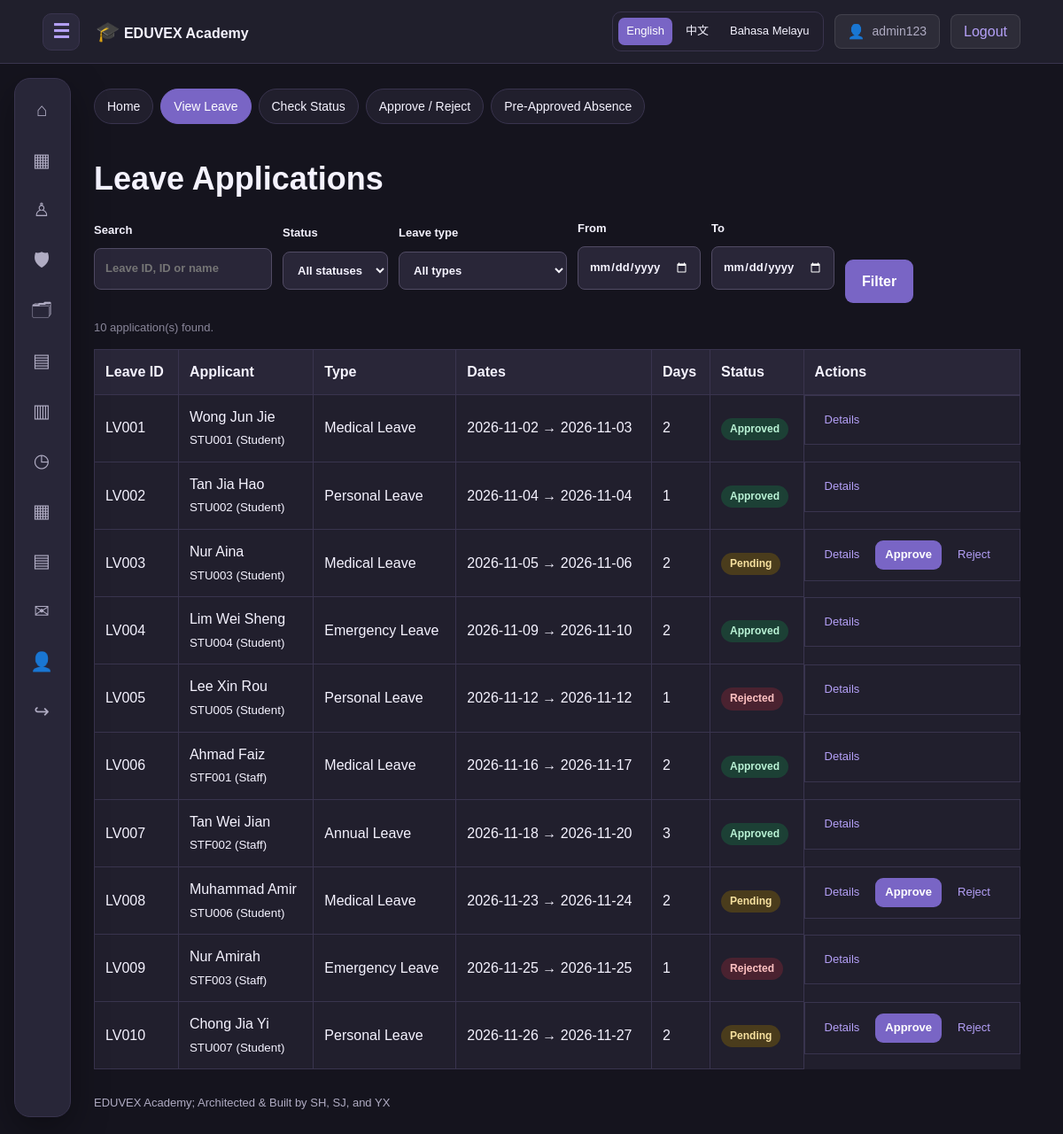
Page /leave/view_leave.php (signed in) on the earlier database version.
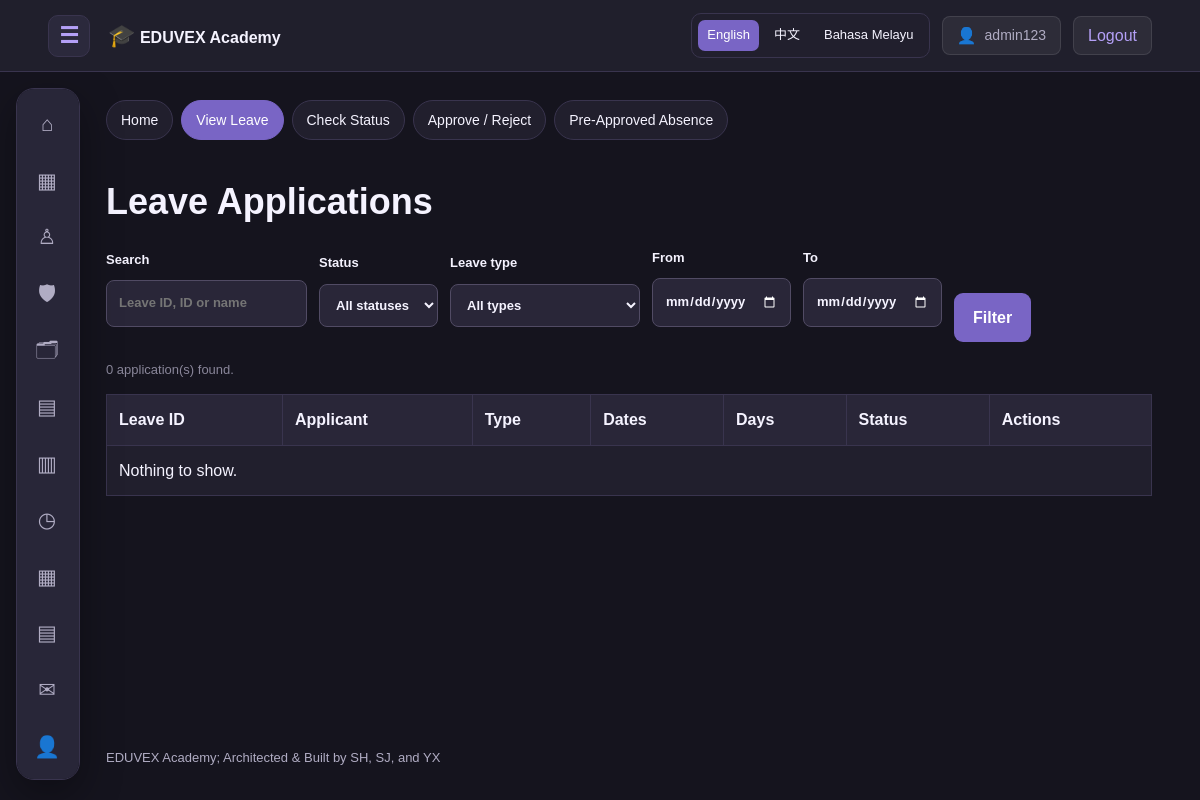
Same page on the later database version.
### tables this page shows
CREATE TABLE IF NOT EXISTS leave_applications (
    leave_id VARCHAR(12) PRIMARY KEY,
    applicant_id VARCHAR(12) NOT NULL,
    applicant_type ENUM('Student','Staff') NOT NULL,
    leave_type VARCHAR(80),
    start_date DATE NOT NULL,
    end_date DATE NOT NULL,
    reason TEXT,

    status ENUM(
        'Pending',
        'Approved',
        'Rejected'
    ) NOT NULL DEFAULT 'Pending',

    approved_by_id VARCHAR(12),
    attachment_path VARCHAR(255),
    created_at TIMESTAMP DEFAULT CURRENT_TIMESTAMP,

    INDEX idx_leave_applicant (
        applicant_id,
        applicant_type
    )
);

### includes/functions.php (called while the page is built, shortened)
<?php
function h(mixed $value): string {
    return htmlspecialchars(
        (string)($value ?? ''),
        ENT_QUOTES | ENT_SUBSTITUTE,
        'UTF-8'
    );
}
function url(string $path = ''): string {
    return BASE_URL . '/' . ltrim($path, '/');
}
function me(): array {
    return [
        'id' => $_SESSION['user_id'] ?? null,
        'username' => $_SESSION['username'] ?? '',
        'role' => $_SESSION['role'] ?? ''
    ];
}

### includes/lang.php (called while the page is built, shortened)
<?php
require_once __DIR__ . '/functions.php';
function lang_current(): string
{
    $code = (string) ($_SESSION['lang'] ?? 'en');
    return isset(LANG_NAMES[$code]) ? $code : 'en';
}
function lang_strings(): array
{
    static $strings = null;
    if ($strings === null) {
        $file = __DIR__ . '/../language/en.php';
        $data = is_file($file) ? require $file : [];
        $strings = is_array($data) ? $data : [];
    }
    return $strings;
}
function t(string $key, array $vars = []): string
{
    $text = lang_strings()[$key] ?? $key;
    foreach ($vars as $name => $value) {
        $text = str_replace('{' . $name . '}', (string) $value, $text);
    }
    return $text;
}

### includes/attendance_module.php (called while the page is built, shortened)
<?php
function am_role(): string
{
    return (string) (me()['role'] ?? '');
}
function am_is_admin(): bool
{
    return am_role() === 'admin';
}
function am_is_staff(): bool
{
    return am_role() === 'staff';
}
function am_is_student(): bool
{
    return am_role() === 'student';
}
function am_parse_date(?string $text): ?string
{
    $text = trim((string) $text);
    $d = DateTime::createFromFormat('!Y-m-d', $text);
    if (!$d || $d->format('Y-m-d') !== $text) {
        return null;
    }
    return $text;
}
    ?>

### leave/view_leave.php (the view, shortened to what the changed rows need)
<?php
require_once __DIR__ . '/../includes/leave_module.php';
$filters = lv_filters_from_get();
$page = max(1, (int) ($_GET['page'] ?? 1));
$total = lv_count($pdo, $filters);
$rows = lv_list($pdo, $filters, AM_PAGE_SIZE, ($page - 1) * AM_PAGE_SIZE);
require __DIR__ . '/../includes/header.php';
lv_nav('view');
?>
<h1><?= h(t('lv.view.title')) ?></h1>
<form method="get" class="am-filters">
    <label><?= h(t('lv.f.search')) ?>
    </label>
    <label><?= h(t('lv.f.status')) ?>
    </label>
    <label><?= h(t('lv.f.type')) ?>
    </label>
    <label><?= h(t('lv.f.from')) ?>
    </label>
    <label><?= h(t('lv.f.to')) ?>
    </label>
    <button type="submit"><?= h(t('lv.btn.filter')) ?></button>
</form>
<p class="am-note"><?= h(t('lv.view.count', ['n' => $total])) ?></p>
<div class="table-wrap">
<table>
    <thead>
        <tr>
            <th><?= h(t('lv.col.id')) ?></th>
            <th><?= h(t('lv.col.applicant')) ?></th>
            <th><?= h(t('lv.col.type')) ?></th>
            <th><?= h(t('lv.col.dates')) ?></th>
            <th><?= h(t('lv.col.days')) ?></th>
            <th><?= h(t('lv.col.status')) ?></th>
            <th><?= h(t('lv.col.actions')) ?></th>
        </tr>
    </thead>
    <tbody>
    <?php if (!$rows): ?>
        <tr><td colspan="7"><?= h(t('lv.none')) ?></td></tr>
    <?php endif; ?>
    <?php foreach ($rows as $l): ?>
        <tr>
            <td><?= h($l['leave_id']) ?></td>
            <td>
                <?= h($l['applicant_name'] ?? $l['applicant_id']) ?>
                <br><small><?= h($l['applicant_id']) ?> (<?= h(t('lv.who.' . strtolower($l['applicant_type']))) ?>)</small>
            </td>
            <td><?= h(lv_type_label((string) $l['leave_type'])) ?></td>
            <td><?= h($l['start_date']) ?> &rarr; <?= h($l['end_date']) ?></td>
            <td><?= (int) lv_days($l['start_date'], $l['end_date']) ?></td>
            <td><?= lv_badge($l['status']) ?></td>
            <td class="lv-actions">
                <a href="<?= h(url('leave/leave_status.php?id=' . urlencode($l['leave_id']))) ?>"><?= h(t('lv.btn.details')) ?></a>
                <?php if ($l['status'] === 'Pending' && lv_can_review($pdo, $l)): ?>
                    <form method="post" action="<?= h(url('leave/approve_leave.php')) ?>">
                        <button type="submit"><?= h(t('lv.btn.approve')) ?></button>
                    </form>
                    <a href="<?= h(url('leave/reject_leave.php?id=' . urlencode($l['leave_id']))) ?>"><?= h(t('lv.btn.reject')) ?></a>
                <?php endif; ?>
            </td>
        </tr>
    <?php endforeach; ?>
    </tbody>
</table>
</div>
<?php require __DIR__ . '/../includes/footer.php'; ?>

### includes/floating_nav.php (shortened to what the changed rows need)
<?php
require_once __DIR__ . '/functions.php';
$role = logged_in() ? (string) me()['role'] : '';
$dashboard = match ($role) {
    'admin'   => 'admin/dashboard.php',
    'staff'   => 'tutor/dashboard.php',
    'student' => 'student/dashboard.php',
    default   => 'auth/login.php'
};
$items = [
    ['Home', 'index.php', '⌂'],
    ['Dashboard', $dashboard, '▦']
];
if ($role === 'admin' || $role === 'staff') {
    $items[] = [
        'Students',
        'student_management/index.php',
        '♙'
    ];
    if ($role === 'admin') {
        $items[] = [
            'Admin Management',
            'admin_management/index.php',
            '🛡'
        ];
        $items[] = [
            'Tutor Management',
            'tutor_management/index.php',
            '🗂'
        ];
    }
    $items[] = [
        'Classes',
        'class_management/index.php',
        '▤'
    ];
    $items[] = [
        'Subjects',
        'class_management/subjects.php',
        '▥'
    ];
    $items[] = [
        'Timetable',
        'class_management/timetable.php',
        '◷'
    ];
}
if ($role === 'admin') {
    $items[] = [
        'Attendance Overview',
        'admin/attendance.php',
        '▦'
    ];
        $items[] = [
        'Attendance Records',
        'attendance/index.php',
        '▤'
    ];
}
if ($role === 'admin' || $role === 'staff' || $role === 'student') {
    $items[] = [
        'Leave',
        'leave/index.php',
        '✉'
    ];
}
if ($role === 'admin') {
    $items[] = ['My Profile', 'admin/profile.php', '👤'];
} elseif ($role === 'staff') {
    $items[] = ['My Profile', 'tutor/profile.php', '👤'];
} elseif ($role === 'student') {
    $items[] = ['My Profile', 'student_management/view_student.php?id=' . urlencode(me()['student_id'] ?? ''), '👤'];
}
$items[] = [
    $role ? 'Logout' : 'Sign In',
    $role ? 'auth/logout.php' : 'auth/login.php',
    $role ? '↪' : '→'
];
$currentPath = parse_url(
    $_SERVER['REQUEST_URI'] ?? '',
    PHP_URL_PATH
) ?: '';
?>
<aside
    class="floating-nav"
    id="floating-navigation"
    aria-label="Main navigation"
    data-floating-nav>
    <nav class="floating-nav-links">
        <?php foreach ($items as [$label, $path, $symbol]): ?>
            <?php
            $targetPath = parse_url(
                url($path),
                PHP_URL_PATH
            ) ?: '';
            $isActive = (
                $currentPath === $targetPath
                && !in_array(
                    $label,
                    [
                        'Logout',
                        'Sign In',
                        'Features',
                        'About'
                    ],
                    true
                )
            );
            ?>
            <a
                class="float-link<?= $isActive ? ' active' : '' ?>"
                href="<?= h(url($path)) ?>"
                title="<?= h($label) ?>"
                <?= $isActive ? 'aria-current="page"' : '' ?>>
                <span
                    class="float-icon"
                    aria-hidden="true">
                    <?= h($symbol) ?>
                </span>
            </a>
        <?php endforeach; ?>
    </nav>
</aside>

### includes/leave_module.php (shortened to what the changed rows need)
<?php
require_once __DIR__ . '/attendance_module.php';
require_once __DIR__ . '/lang.php';
function lv_type_label(string $type): string
{
    $slug = trim(strtolower(preg_replace('/[^A-Za-z]+/', '_', $type)), '_');
    $key = 'lv.type.' . $slug;
    $text = t($key);
    return $text === $key ? $type : $text;
}
function lv_status_label(string $status): string
{
    return t('lv.status.' . strtolower($status));
}
function lv_badge(string $status): string
{
    return '<span class="am-badge lv-' . h(strtolower($status)) . '">'
        . h(lv_status_label($status)) . '</span>';
}
function lv_days(string $start, string $end): int
{
    return (int) (new DateTime($start))->diff(new DateTime($end))->days + 1;
}
function lv_self(PDO $pdo): ?array
{
    return null;
}
function lv_is_owner(PDO $pdo, array $leave): bool
{
    $me = lv_self($pdo);
    return $me !== null
        && $me['type'] === $leave['applicant_type']
        && $me['id'] === $leave['applicant_id'];
}
function lv_can_review(PDO $pdo, array $leave): bool
{
    if (am_is_admin()) {
        return true;
    }
    return $leave['applicant_type'] === 'Student'
        && lv_student_in_my_classes($pdo, $leave['applicant_id']);
}
function lv_is_reviewer(): bool
{
    return am_is_admin() || am_is_staff();
}
function lv_where(PDO $pdo, array $f): array
{
    $where = [];
    $params = [];
    return [$where ? implode(' AND ', $where) : '1 = 1', $params];
}
function lv_list(PDO $pdo, array $f, int $limit = 0, int $offset = 0): array
{
    [$where, $params] = lv_where($pdo, $f);
    $sql = 'SELECT ' . LV_COLUMNS . LV_FROM
        . " WHERE $where
            ORDER BY l.created_at DESC, l.leave_id";
    if ($limit > 0) {
        $sql .= ' LIMIT ' . (int) $limit . ' OFFSET ' . (int) $offset;
    }
    $stmt = $pdo->prepare($sql);
    $stmt->execute($params);
    return $stmt->fetchAll();
}
function lv_count(PDO $pdo, array $f): int
{
    [$where, $params] = lv_where($pdo, $f);
    $stmt = $pdo->prepare('SELECT COUNT(*)' . LV_FROM . " WHERE $where");
    $stmt->execute($params);
    return (int) $stmt->fetchColumn();
}
function lv_filters_from_get(): array
{
    $status = (string) ($_GET['status'] ?? '');
    $type = (string) ($_GET['type'] ?? '');
    return [
        'status'    => in_array($status, LV_STATUSES, true) ? $status : '',
        'type'      => (in_array($type, LV_TYPES, true) || $type === LV_PRE_APPROVED) ? $type : '',
        'date_from' => am_parse_date($_GET['date_from'] ?? '') ?? '',
        'date_to'   => am_parse_date($_GET['date_to'] ?? '') ?? '',
        'q'         => trim((string) ($_GET['q'] ?? '')),
    ];
}
function lv_nav(string $active = ''): void
{
    $links = [
        'index'  => ['index.php', 'lv.nav.home'],
        'view'   => ['view_leave.php', 'lv.nav.view'],
        'status' => ['leave_status.php', 'lv.nav.status'],
    ];
    if (lv_is_reviewer()) {
        $links['approve'] = ['approve_leave.php', 'lv.nav.approve'];
        $links['absence'] = ['approved_absence.php', 'lv.nav.absence'];
    }
    echo '<link rel="stylesheet" href="'
        . h(url('assets/css/attendance_module.css')) . '">';
    echo '<link rel="stylesheet" href="'
        . h(url('assets/css/leave_module.css')) . '">';
    echo '<div class="lv-bar">';
    echo '<nav class="am-nav" aria-label="' . h(t('lv.title')) . '">';
    foreach ($links as $key => [$file, $label]) {
        echo '<a href="' . h(url('leave/' . $file)) . '"'
            . ($key === $active ? ' class="active"' : '') . '>'
            . h(t($label)) . '</a>';
    }
    echo '</nav>';
    echo '</div>';
}

### includes/site_language.php (shortened to what the changed rows need)
<?php
require_once __DIR__ . '/lang.php';
function site_language_widget(): string
{
    $current = lang_current();
    $target = SITE_TRANSLATE_CODES[$current] ?? '';
    $html = '<style>
        .site-lang { position: fixed; right: 14px; top: 12px; z-index: 9999;
            display: flex; gap: 6px; padding: 6px; border-radius: 10px;
            background: var(--surface, #1b1f2a);
            border: 1px solid var(--line, #3a4052); }
        .site-lang a { padding: 5px 9px; border-radius: 7px; font-size: 13px;
            color: var(--text, #ffffff); text-decoration: none; }
        .site-lang a.active { background: var(--accent-dark, #2563eb); color: #ffffff; }
                .site-lang.in-header { position: static; }
        #google_translate_element, iframe.skiptranslate,
        .goog-te-banner-frame { display: none !important; }
        body { top: 0 !important; }
    </style>';
    $html .= '<div class="site-lang notranslate" translate="no" aria-label="Language">';
    foreach (LANG_NAMES as $code => $name) {
        $query = $_GET;
        $query['lang'] = $code;
        $html .= '<a href="?' . h(http_build_query($query)) . '"'
            . ($code === $current ? ' class="active" aria-current="true"' : '')
            . '>' . h($name) . '</a>';
    }
    $html .= '</div><div id="google_translate_element"></div>';
    $html .= '<script>
(function () {
    var box = document.querySelector(".header-actions");
    var bar = document.querySelector(".site-lang");
    if (box && bar) {                   // sit inside the navbar, before Profile
        box.insertBefore(bar, box.firstChild);
        bar.classList.add("in-header");
    }
    var target = ' . json_encode($target) . ';
    var expire = "; expires=Thu, 01 Jan 1970 00:00:00 GMT; path=/";
    if (!target) {                      // English: no translation
        document.cookie = "googtrans=" + expire;
        return;
    }
    document.cookie = "googtrans=/en/" + target + "; path=/";
    window.googleTranslateElementInit = function () {
        new google.translate.TranslateElement({
            pageLanguage: "en",
            includedLanguages: "en,zh-CN,ms",
            autoDisplay: false
        }, "google_translate_element");
    };
    var s = document.createElement("script");
    s.src = "https://translate.google.com/translate_a/element.js?cb=googleTranslateElementInit";
    document.body.appendChild(s);
})();
</script>';
    return $html;
}

Differences in the rows shown:
removed leave_applications: leave_id "LV001", applicant_name "Wong Jun Jie", applicant "STU001", applicant_type "Student", leave_type "Medical Leave", start_date "2026-11-02", end_date "2026-11-03", lv_days($l['start_date'], $l['end_date']) "2", status "Approved"
removed leave_applications: leave_id "LV002", applicant_name "Tan Jia Hao", applicant "STU002", applicant_type "Student", leave_type "Personal Leave", start_date "2026-11-04", end_date "2026-11-04", lv_days($l['start_date'], $l['end_date']) "1", status "Approved"
removed leave_applications: leave_id "LV003", applicant_name "Nur Aina", applicant "STU003", applicant_type "Student", leave_type "Medical Leave", start_date "2026-11-05", end_date "2026-11-06", lv_days($l['start_date'], $l['end_date']) "2", status "Pending"
removed leave_applications: leave_id "LV004", applicant_name "Lim Wei Sheng", applicant "STU004", applicant_type "Student", leave_type "Emergency Leave", start_date "2026-11-09", end_date "2026-11-10", lv_days($l['start_date'], $l['end_date']) "2", status "Approved"
removed leave_applications: leave_id "LV005", applicant_name "Lee Xin Rou", applicant "STU005", applicant_type "Student", leave_type "Personal Leave", start_date "2026-11-12", end_date "2026-11-12", lv_days($l['start_date'], $l['end_date']) "1", status "Rejected"
removed leave_applications: leave_id "LV006", applicant_name "Ahmad Faiz", applicant "STF001", applicant_type "Staff", leave_type "Medical Leave", start_date "2026-11-16", end_date "2026-11-17", lv_days($l['start_date'], $l['end_date']) "2", status "Approved"
removed leave_applications: leave_id "LV007", applicant_name "Tan Wei Jian", applicant "STF002", applicant_type "Staff", leave_type "Annual Leave", start_date "2026-11-18", end_date "2026-11-20", lv_days($l['start_date'], $l['end_date']) "3", status "Approved"
removed leave_applications: leave_id "LV008", applicant_name "Muhammad Amir", applicant "STU006", applicant_type "Student", leave_type "Medical Leave", start_date "2026-11-23", end_date "2026-11-24", lv_days($l['start_date'], $l['end_date']) "2", status "Pending"
removed leave_applications: leave_id "LV009", applicant_name "Nur Amirah", applicant "STF003", applicant_type "Staff", leave_type "Emergency Leave", start_date "2026-11-25", end_date "2026-11-25", lv_days($l['start_date'], $l['end_date']) "1", status "Rejected"
removed leave_applications: leave_id "LV010", applicant_name "Chong Jia Yi", applicant "STU007", applicant_type "Student", leave_type "Personal Leave", start_date "2026-11-26", end_date "2026-11-27", lv_days($l['start_date'], $l['end_date']) "2", status "Pending"
Other differences:
t('lv.view.count', ['n' => $total]): "10 application(s) found." → "0 application(s) found."
t('lv.none'): (not shown) → "Nothing to show."
